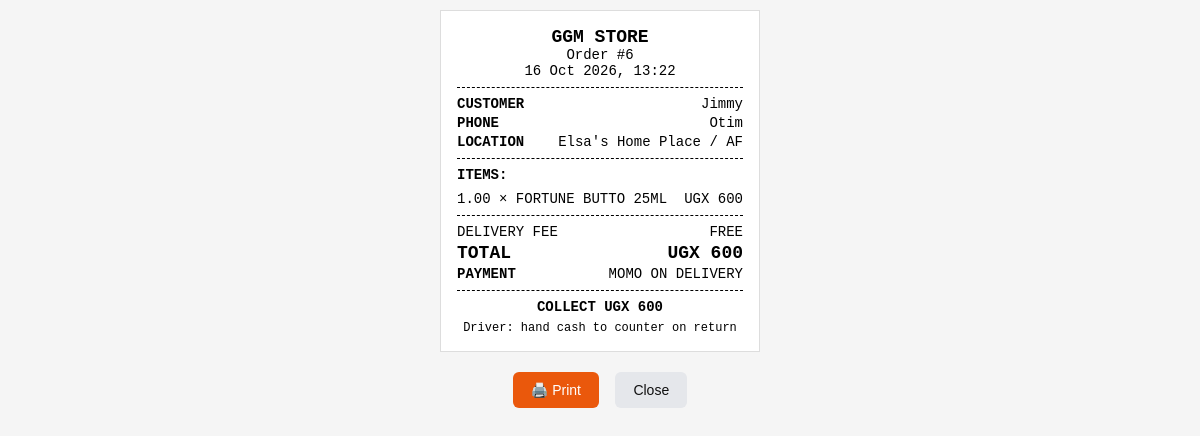
/staff/order/6/slip/ (signed in), run on the app's committed database.
### marketplace/models.py (models this page shows, shortened)
class Order(models.Model):
    STATUS_CHOICES = [
        ('new', 'New Order'),
        ('confirmed', 'Confirmed'),
        ('packed', 'Packed & Ready'),
        ('delivered', 'Delivered'),
        ('cancelled', 'Cancelled'),
    ]
    PAYMENT_CHOICES = [
        ('cash', 'Cash on Delivery'),
        ('momo', 'MoMo on Delivery'),
    ]
    customer = models.ForeignKey(Customer, on_delete=models.CASCADE)
    status = models.CharField(max_length=20, choices=STATUS_CHOICES, default='new', db_index=True)
    payment_method = models.CharField(max_length=20, choices=PAYMENT_CHOICES, default='cash')
    total_amount = models.DecimalField(max_digits=10, decimal_places=2, default=0.00)
    delivery_fee = models.DecimalField(max_digits=10, decimal_places=2, default=0.00)
    note = models.TextField(blank=True, help_text="Customer delivery instructions")
    created_at = models.DateTimeField(auto_now_add=True, db_index=True)
    updated_at = models.DateTimeField(auto_now=True)
    class Meta:
        ordering = ['-created_at']

class Customer(models.Model):
    phone_number = models.CharField(max_length=20, unique=True, db_index=True)
    name = models.CharField(max_length=255, blank=True)
    apartment = models.ForeignKey(Apartment, on_delete=models.SET_NULL, null=True, blank=True)
    unit_number = models.CharField(max_length=50, blank=True) # e.g., "Apt 4"

class Apartment(models.Model):
    name = models.CharField(max_length=255, unique=True) # e.g., "Block B"
    delivery_fee_override = models.DecimalField(
        max_digits=10,
        decimal_places=2,
        null=True,
        blank=True,
        help_text="Leave blank to use the global delivery fee. Set to 0 for free delivery.",
    )

class OrderItem(models.Model):
    order = models.ForeignKey(Order, on_delete=models.CASCADE, related_name='items', db_index=True)
    product = models.ForeignKey(Product, on_delete=models.SET_NULL, null=True)
    quantity = models.DecimalField(max_digits=10, decimal_places=2, default=1.00)
    price_at_time_of_order = models.DecimalField(max_digits=10, decimal_places=2) # Lock in the price

class Product(models.Model):
    code = models.CharField(max_length=50, unique=True, db_index=True) # e.g., "000001"
    name = models.CharField(max_length=255)
    group = models.ForeignKey(ProductGroup, on_delete=models.SET_NULL, null=True, blank=True)
    unit = models.ForeignKey(Unit, on_delete=models.SET_NULL, null=True, blank=True)
    cost_price = models.DecimalField(max_digits=10, decimal_places=2, default=0.00)
    selling_price = models.DecimalField(max_digits=10, decimal_places=2, default=0.00)
    stock_quantity = models.DecimalField(max_digits=10, decimal_places=2, default=0.00)
    low_stock_threshold = models.DecimalField(
        max_digits=10,
        decimal_places=2,
        default=5.00,
        help_text="Alert when stock falls to or below this number",
    )
    manually_disabled = models.BooleanField(default=False)
    is_active = models.BooleanField(default=True) # Toggle to hide out-of-stock or disabled items
    image = models.ImageField(upload_to='products/', null=True, blank=True)

### marketplace/views.py (the view)
# urls.py: path('staff/order/<int:order_id>/slip/', views.staff_order_slip, name='staff_order_slip'),
@login_required
def staff_order_slip(request, order_id):
    order = get_object_or_404(
        Order.objects.select_related(
            'customer', 'customer__apartment'
        ).prefetch_related('items__product'),
        id=order_id,
    )
    return render(request, 'marketplace/staff_order_slip.html', {'order': order})

### templates/marketplace/staff_order_slip.html (shortened to what this page needs)
<!DOCTYPE html>
<html lang="en">
<head>
</head>
<body>
    <div class="slip">
        <div class="center bold big">GGM STORE</div>
        <div class="center">Order #{{ order.id }}</div>
        <div class="center">{{ order.created_at|date:"d M Y, H:i" }}</div>
        <hr>
        <div class="row">
            <span class="bold">CUSTOMER</span>
            <span>{{ order.customer.name|default:"—" }}</span>
        </div>
        <div class="row">
            <span class="bold">PHONE</span>
            <span>{{ order.customer.phone_number }}</span>
        </div>
        {% if order.customer.apartment %}
        <div class="row">
            <span class="bold">LOCATION</span>
            <span>{{ order.customer.apartment.name }}{% if order.customer.unit_number %} / {{ order.customer.unit_number }}{% endif %}</span>
        </div>
        {% endif %}
        <hr>
        <div class="bold">ITEMS:</div>
        <div class="items">
            {% for item in order.items.all %}
            <div class="item">
                <span>{{ item.quantity }} × {% if item.product %}{{ item.product.name|truncatechars:28 }}{% else %}Removed product{% endif %}</span>
                <span>UGX {{ item.price_at_time_of_order|floatformat:0 }}</span>
            </div>
            {% endfor %}
        </div>
        <hr>
        <div class="row">
            <span>DELIVERY FEE</span>
            <span>{% if order.delivery_fee == 0 %}FREE{% else %}UGX {{ order.delivery_fee|floatformat:0 }}{% endif %}</span>
        </div>
        <div class="row total">
            <span>TOTAL</span>
            <span>UGX {{ order.total_amount|floatformat:0 }}</span>
        </div>
        <div class="row">
            <span class="bold">PAYMENT</span>
            <span>{% if order.payment_method == 'cash' %}CASH ON DELIVERY{% else %}MOMO ON DELIVERY{% endif %}</span>
        </div>
        <hr>
        <div class="center bold">COLLECT UGX {{ order.total_amount|floatformat:0 }}</div>
        <div class="center" style="margin-top: 6px; font-size: 12px;">
            Driver: hand cash to counter on return
        </div>
    </div>
    <div class="actions">
        <button class="btn-print" onclick="window.print()">🖨️ Print</button>
        <a class="btn-close" href="{% url 'staff_order_detail' order.id %}">Close</a>
    </div>
</body>
</html>

### templates/marketplace/staff_order_slip.html (style rules this page uses)
* { box-sizing: border-box; }
body { font-family: 'Courier New', Courier, monospace; font-size: 14px; margin: 0; padding: 10px; background: #f5f5f5; }
.slip { max-width: 320px; margin: 0 auto; background: #fff; padding: 16px; border: 1px solid #ddd; }
.center { text-align: center; }
.bold { font-weight: bold; }
.big { font-size: 18px; }
hr { border: 0; border-top: 1px dashed #000; margin: 8px 0; }
.row { display: flex; justify-content: space-between; gap: 8px; margin: 3px 0; }
.row span:last-child { text-align: right; }
.items { margin: 8px 0; }
.item { display: flex; justify-content: space-between; gap: 8px; margin: 2px 0; }
.item span:first-child { overflow-wrap: anywhere; }
.item span:last-child { flex-shrink: 0; text-align: right; }
.total { font-size: 18px; font-weight: bold; }
.actions { text-align: center; margin: 16px auto; max-width: 320px; }
.actions button, .actions a { display: inline-block; padding: 10px 18px; margin: 4px; font-family: sans-serif; font-size: 14px; border-radius: 6px; border: 0; cursor: pointer; text-decoration: none; }
.btn-print { background: #ea580c; color: #fff; }
.btn-close { background: #e5e7eb; color: #111; }

### data on the page
Order: id "6", created_at "16 Oct 2026, 13:22", customer.name "Jimmy", customer.phone_number "Otim", customer.apartment.name "Elsa's Home Place", customer.unit_number "AF", total_amount "600"
OrderItem: quantity "1.00", product.name "FORTUNE BUTTO 25ML", price_at_time_of_order "600"
